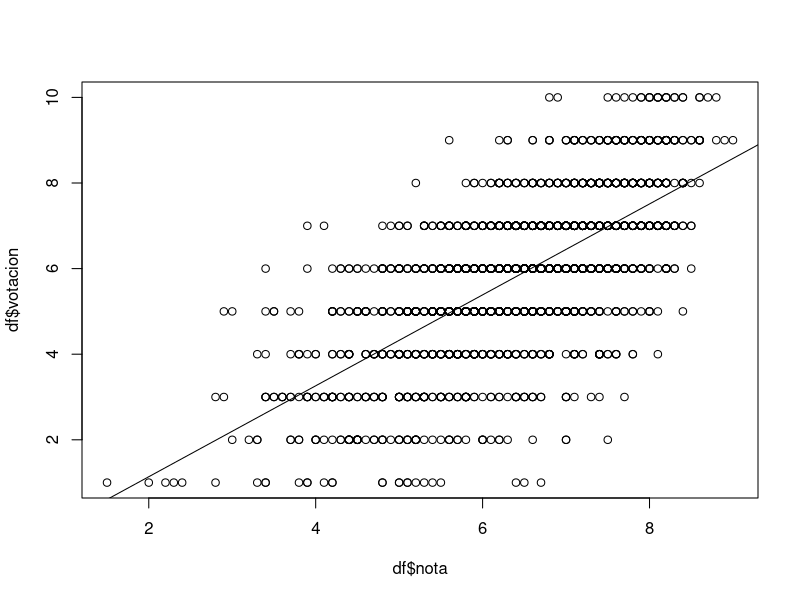
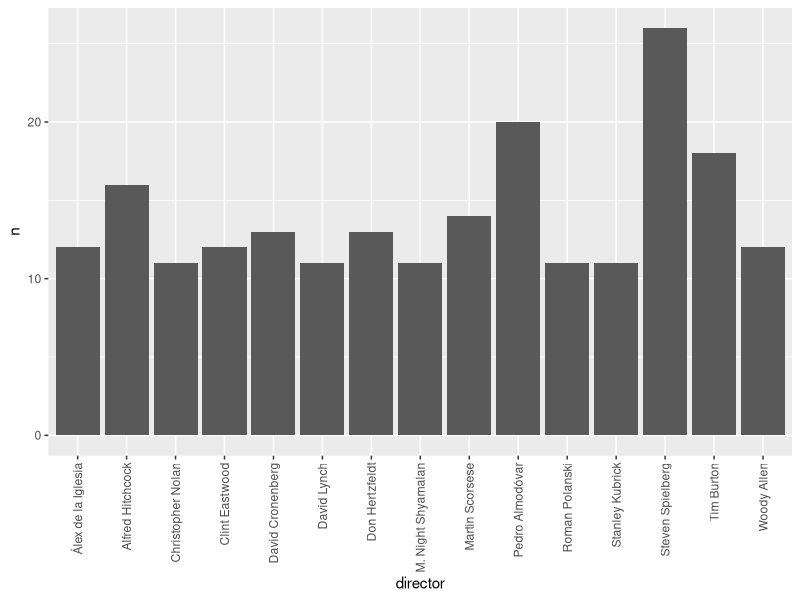
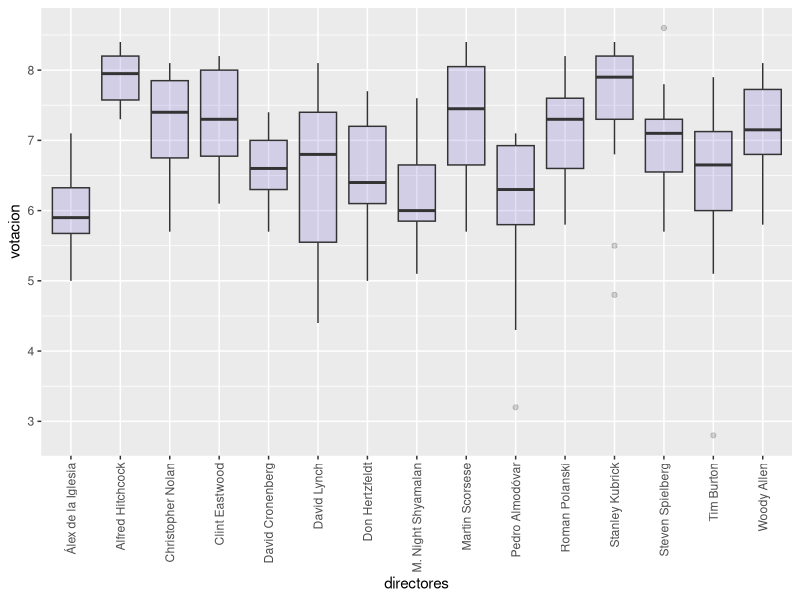

Generate these figures, in order, with R:
## ---- chunk 1
knitr::opts_chunk$set(echo = TRUE)
## ---- chunk 2
df <- read.csv("../datasets/puntuacionesFA.csv")
## ---- chunk 3
cor.test(df$votos, df$nota)
## ---- chunk 4
cor.test(df$votacion, df$nota)
## ---- chunk 5
plot(df$nota, df$votacion)
abline(lm(df$votacion~df$nota))
## ---- chunk 6
df <- read.csv("../datasets/directores_subset.csv")
## ---- chunk 7
n_votes <-as.data.frame(summary(as.factor(df$directores)))
colnames(n_votes) <- "n"
n_votes <- cbind(rownames(n_votes), n_votes)
colnames(n_votes) <- c("director", "n")
rownames(n_votes) <- 1:nrow(n_votes)

n_votes <- n_votes[which(n_votes$n > 10 & n_votes$director != "(Other)"),]
n_votes
## ---- chunk 8
library(ggplot2)
ggplot(n_votes[order(n_votes$n),], aes(x=director, y=n)) + 
  geom_bar(stat = "identity")+
  theme(axis.text.x=element_text(angle=90,hjust=1,vjust=0.5))
## ---- chunk 9
box <- df[which(df$directores %in% n_votes$director),]
ggplot(box, aes(x=directores, y=votacion)) + 
    geom_boxplot(fill="slateblue", alpha=0.2) +
    theme(axis.text.x=element_text(angle=90,hjust=1,vjust=0.5))
## ---- chunk 10
library(nortest)
lillie.test(df$votacion[df$directores == "Alfred Hitchcock"])
lillie.test(df$votacion[df$directores == "Stanley Kubrick"])
## ---- chunk 11
var.test(df$votacion[df$directores== "Alfred Hitchcock"], df$votacion[df$directores== "Stanley Kubrick"])
## ---- chunk 12
wilcox.test(df$votacion[df$directores== "Alfred Hitchcock"], df$votacion[df$directores== "Stanley Kubrick"])
## ---- chunk 13
lillie.test(box$votacion)
## ---- chunk 14
kruskal.test(box$votacion ~box$directores)
## ---- chunk 15
pairwise.wilcox.test(box$votacion,box$directores, p.adjust.method = "bonferroni")
